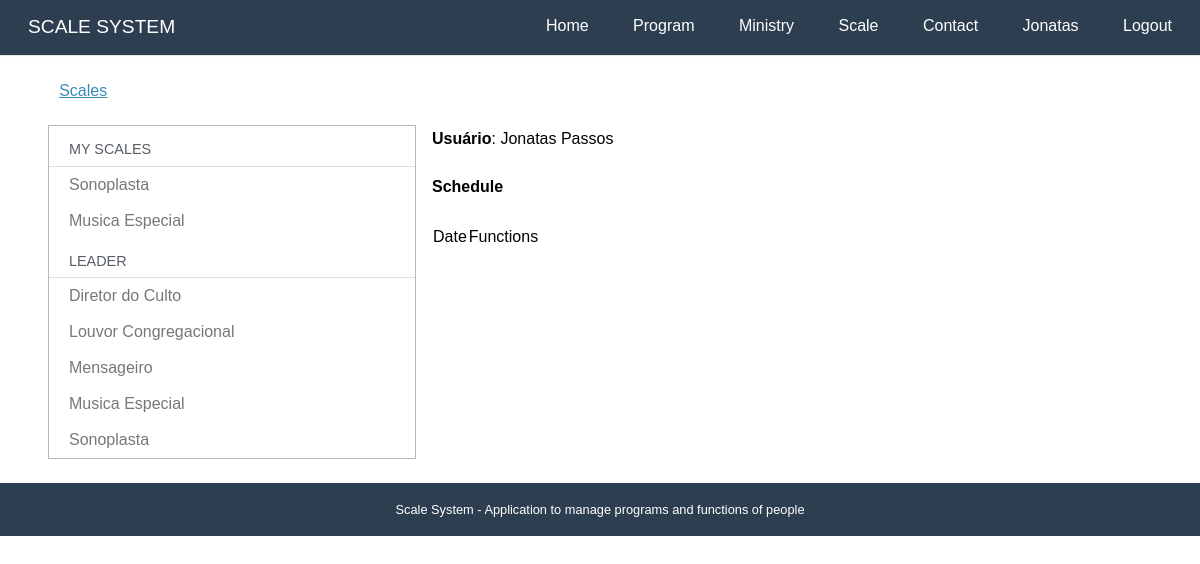
/scales/ (signed in), run on an earlier commit of the app's database.
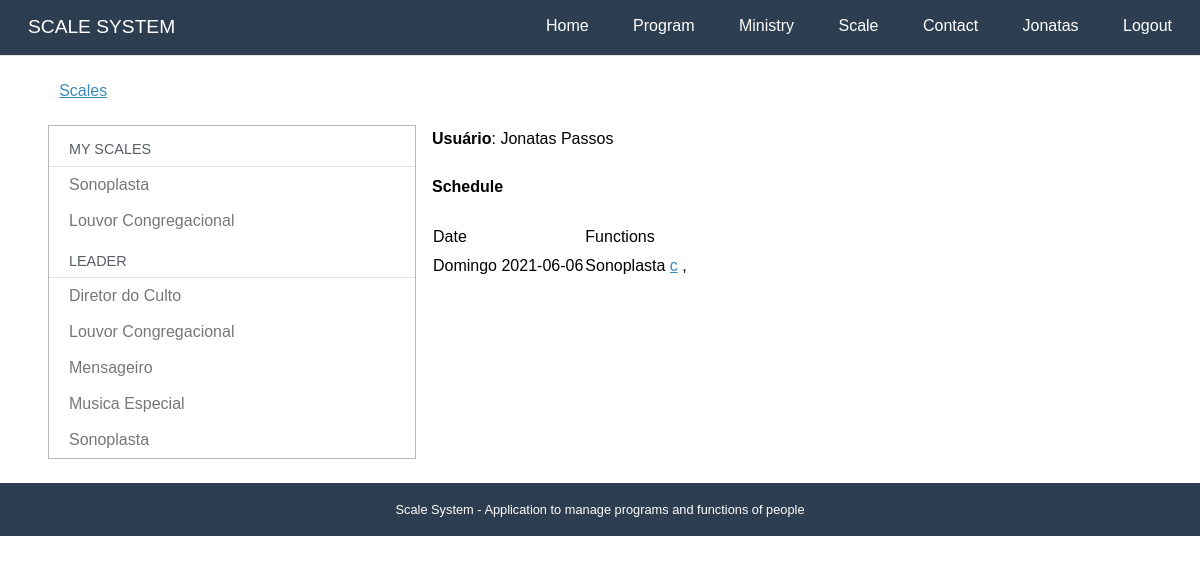
And on a later commit of the database.
### ministries/models.py (models this page shows, shortened)
class Function (models.Model):
    name = models.CharField(_("Name"), max_length=50)
    ministry = models.ForeignKey("ministries.Ministry", verbose_name=_("Ministry"), on_delete=models.CASCADE)
    people = models.ManyToManyField("accounts.User",blank=True, verbose_name=_("People"))
    overload = models.ManyToManyField("ministries.Function", blank=True,  verbose_name=_("Overload"))
    created_at = models.DateTimeField(_("Created at"), auto_now_add=True)
    updated_at = models.DateTimeField(_('Updated at'), auto_now=True)
    def __str__(self):
        return self.name
    class Meta:
        verbose_name = _("Function")
        verbose_name_plural = _("Functions")
        ordering = ['name']

### programs/models.py (models this page shows, shortened)
class Program (models.Model):
    SATURDAY = 'SA'
    SATURDAYAFTERNOON = 'JA'
    WEDNESDAY = 'WE'
    SUNDAY = 'SN'
    FRIDAY = 'FR'
    SPECIAL = 'SP'
    WEEKPFPRAYER = 'WP'
    PROGRAMTYPES = [
        (SATURDAY, _('Saturday')),
        (SATURDAYAFTERNOON, _('Saturday afternoon')),
        (WEDNESDAY, _('Wednesday')),
        (SUNDAY,_('Sunday')),
        (FRIDAY, _('Friday')),
        (SPECIAL, _('Special')),
        (WEEKPFPRAYER,_('Week of Prayer'))
    ]
    name = models.CharField(
        max_length=2,
        choices=PROGRAMTYPES
    )
    description = models.TextField(_('Simple Description'), blank=True)
    date = models.DateField(_("Date"), auto_now=False, auto_now_add=False, null=True,blank=True)
    image = models.ImageField(_("Image"), upload_to='program',null=True,blank=True)
    transmission = models.URLField(_("Transmission Link"), max_length=200,null=True,blank=True)
    room = models.URLField(_("Room Link"), max_length=200,null=True,blank=True)
    presential = models.BooleanField(_("Presential?"),default=False)
    iscription = models.BooleanField(_("Needs subscription?"),default=True)
    created_at = models.DateTimeField(_("Created at"), auto_now_add=True)
    updated_at = models.DateTimeField(_('Updated at'), auto_now=True)
    def typeprogram(self):
        for l in Program.PROGRAMTYPES:
            if l[0] == self.name:
                return _(l[1])
        return ""
    def __str__(self):
        return self.typeprogram() + ((' '+str(self.date)) if self.date else (" " + _("Template")))
    class Meta:
        verbose_name = _("Program")
        verbose_name_plural = _("Programs")
        ordering = ['date']

class ProgramTime(models.Model):
    desc = models.CharField(_("Description"), max_length=50, null=True,blank=True)
    program = models.ForeignKey("programs.Program", verbose_name=_("Program"), on_delete=models.CASCADE)
    function = models.ForeignKey("ministries.Function", verbose_name=_("Function"), null=True,blank=True, on_delete=models.SET_NULL)
    lookup = models.ForeignKey("programs.ProgramTime", verbose_name=_("Same as"), on_delete=models.SET_NULL,null=True,blank=True)
    time = models.TimeField(_("Time"), auto_now=False, auto_now_add=False, null=True,blank=True)
    person = models.ManyToManyField("accounts.User", verbose_name=_("Person"), blank=True, related_name="person")
    confirmmed = models.ManyToManyField("accounts.User", verbose_name=_("Confirmmed"), blank=True, related_name="confirmmed")
    created_at = models.DateTimeField(_("Created at"), auto_now_add=True)
    updated_at = models.DateTimeField(_('Updated at'), auto_now=True)
    class Meta:
        verbose_name = _("Program Time")
        verbose_name_plural = _("Program Times")
        ordering = ['program__date','program__name','time']
    def conf(self, user):
        return self.confirmmed.filter(pk = user.pk)

### scales/views.py (the view)
# urls.py: path('', views.dashboard,  name='dashboard'),
@login_required
def dashboard(request):
    template_name = "scales/dashboard.html"
    context = {}
    context['functions'] = my_functions(request.user)
    context['leader_functions'] = my_leader_functions(request.user)
    context['schedule'] = get_scale(request.user)
    return render(request, template_name, context)

### accounts/models.py (called while the page is built)
    def __str__(self):
        return self.name or self.username

    def get_full_name(self):
        return str(self)

    def get_first_name(self):
        return self.get_full_name().split()[0]

### core/templatetags/call_method.py (called while the page is built)
@register.filter(name='has_group')
def has_group(user, group_name):
    return user.groups.filter(name=group_name).exists()

@register.filter(name='has_ministry')
def has_ministry(user):
    if my_engaged(user) or my_ministries(user):
        return True
    return False

@register.filter(name='has_nconf')
def has_nconf(program_time,user):
    return not program_time.conf(user)

### ministries/utils.py (called while the page is built)
def my_engaged(user):
    def m(x):
        return [x.ministry]
    def r(x,a):
        if x[0] and x[0] not in a:
            a.append(x[0])
        return a
    functions = list(Function.objects.filter(people = user))
    prog = ProgramTime.objects.filter(person = user)
    for pg in prog:
        functions.append(pg.function)
    if functions:
        return reduce(r,map(m,functions))
    else:
        return []

def my_leader_functions(user):
    return Function.objects.filter(ministry__leader = user)

### scales/templates/scales/dashboard.html (shortened to what this page needs)
{% extends "base.html" %}
{% load i18n call_method %}
{% block content %}
<div class="pure-g-r content-ribbon">
    <div class="pure-u-1">
        <ul class="breadcrumb">
            {% block breadcrumb %}
            <li><a href="{% url 'scales:dashboard' %}">{% translate "Scales" %}</a></li>
            {% endblock %}
        </ul>
    </div>
    <div class="pure-u-1-3">
        <div class="pure-menu pure-menu-open">
            <a class="pure-menu-heading">{% translate "My Scales" %}</a>
            <ul>
                {% if functions %}
                {% for fn in functions %}
                <li><a href="{% url 'scales:scale' fn.pk %}">{{fn}}</a></li>
                {% endfor %}
                {% else %}
                {% translate "You have no scale" %}
                {% endif %}
                {% if functions %}
                <li class="pure-menu-heading">{% translate "Leader" %}</li>
                {% for fn in leader_functions %}
                <li><a href="{% url 'scales:scale' fn.pk %}">{{fn}}</a></li>
                {% endfor %}
                {% endif %}
            </ul>
        </div>
    </div>
    <div class="pure-u-2-3">
        <div class="inner">
            {% block dashboard_content %}
            <p><strong>Usuário</strong>: {{ user }}</p>
            <h4>{% translate "Schedule" %}</h4>
            <table>
                <thead>
                    <tr>
                        <td>{% translate 'Date' %}</td>
                        <td>{% translate 'Functions' %}</td>
                    </tr>
                </thead>
                <tbody>
                    {% for sc in schedule %}
                    <tr>
                        <td>{{sc.program}}</td>
                        <td>
                            {% for fn in sc.functions %}
                            {{fn.function}}
                            {% if fn|has_nconf:user %}
                            <a href="#">c</a>
                            {% endif %},
                            {% endfor %}
                        </td>
                    </tr>
                    {% endfor %}
                </tbody>
            </table>
            {% endblock %}
        </div>
    </div>
</div>
{% endblock %}

What changed in the data, as far as the page shows it:
no longer on one of the page's lists (row unchanged): Function: name "Musica Especial"
now on one of the page's lists (row unchanged): Function: name "Louvor Congregacional"
now on this page (row unchanged): Program: program "Domingo 2021-06-06"
now on this page (row edited): ProgramTime: function "Sonoplasta"
